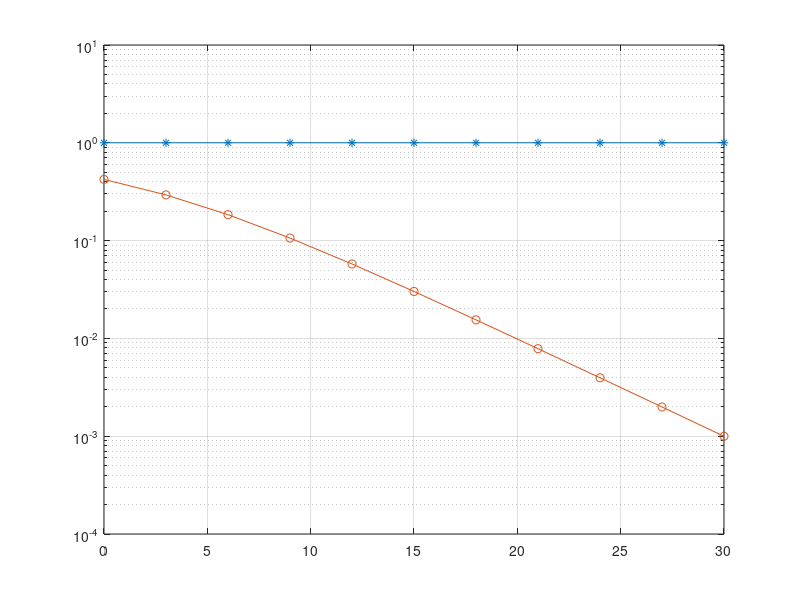

Source code (MATLAB):
clc
clear all
close all

N = 1e6;
x1 = randi(2,1,N) - 1;
x = 2*x1 - 1;
snr_db = 0:3:30;
snr_lin = 10.^(snr_db/10);

error_th = (1 - sqrt(snr_lin./(2 + snr_lin)));
n_sd = 1./sqrt(snr_lin);
noise = complex(randn(1,N),randn(1,N));
h = sqrt(1/2)*complex(randn(1,N),randn(1,N));

for i = 1:length(snr_db)
    y = h.*x + n_sd(i).*noise;
    det = y./h > 0;
    error(i) = 2.*sum(abs(x1 - det).^2)/N;
end

semilogy(snr_db,error,'-*');
hold on;

semilogy(snr_db,error_th,'-o');
hold off;
grid on;